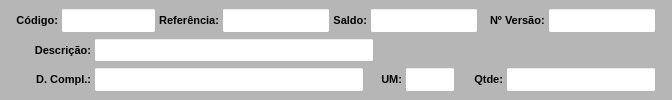
     <widget class="QWidget" name="widget_Cor1" native="true">
      <property name="sizePolicy">
       <sizepolicy hsizetype="Preferred" vsizetype="Preferred">
        <horstretch>0</horstretch>
        <verstretch>0</verstretch>
       </sizepolicy>
      </property>
      <property name="minimumSize">
       <size>
        <width>0</width>
        <height>0</height>
       </size>
      </property>
      <property name="maximumSize">
       <size>
        <width>16777215</width>
        <height>100</height>
       </size>
      </property>
      <property name="font">
       <font>
        <pointsize>8</pointsize>
       </font>
      </property>
      <property name="styleSheet">
       <string notr="true">background-color: rgb(182, 182, 182);</string>
      </property>
      <layout class="QVBoxLayout" name="verticalLayout_2">
       <property name="spacing">
        <number>1</number>
       </property>
       <property name="leftMargin">
        <number>1</number>
       </property>
       <property name="topMargin">
        <number>6</number>
       </property>
       <property name="rightMargin">
        <number>1</number>
       </property>
       <property name="bottomMargin">
        <number>6</number>
       </property>
       <item>
        <widget class="QWidget" name="widget_6" native="true">
         <property name="font">
          <font>
           <pointsize>8</pointsize>
          </font>
         </property>
         <property name="styleSheet">
          <string notr="true"/>
         </property>
         <layout class="QHBoxLayout" name="horizontalLayout_2">
          <property name="spacing">
           <number>3</number>
          </property>
          <property name="leftMargin">
           <number>15</number>
          </property>
          <property name="topMargin">
           <number>2</number>
          </property>
          <property name="rightMargin">
           <number>15</number>
          </property>
          <property name="bottomMargin">
           <number>2</number>
          </property>
          <item>
           <widget class="QLabel" name="label_12">
            <property name="sizePolicy">
             <sizepolicy hsizetype="Preferred" vsizetype="Preferred">
              <horstretch>0</horstretch>
              <verstretch>0</verstretch>
             </sizepolicy>
            </property>
            <property name="minimumSize">
             <size>
              <width>0</width>
              <height>0</height>
             </size>
            </property>
            <property name="maximumSize">
             <size>
              <width>75</width>
              <height>16777215</height>
             </size>
            </property>
            <property name="font">
             <font>
              <pointsize>8</pointsize>
              <weight>75</weight>
              <bold>true</bold>
             </font>
            </property>
            <property name="text">
             <string>Código:</string>
            </property>
            <property name="alignment">
             <set>Qt::AlignRight|Qt::AlignTrailing|Qt::AlignVCenter</set>
            </property>
           </widget>
          </item>
          <item>
           <widget class="QLineEdit" name="line_Codigo">
            <property name="sizePolicy">
             <sizepolicy hsizetype="Preferred" vsizetype="Preferred">
              <horstretch>0</horstretch>
              <verstretch>0</verstretch>
             </sizepolicy>
            </property>
            <property name="maximumSize">
             <size>
              <width>95</width>
              <height>16777215</height>
             </size>
            </property>
            <property name="font">
             <font>
              <pointsize>8</pointsize>
             </font>
            </property>
            <property name="styleSheet">
             <string notr="true">background-color: rgb(255, 255, 255);</string>
            </property>
            <property name="alignment">
             <set>Qt::AlignCenter</set>
            </property>
           </widget>
          </item>
          <item>
           <widget class="QLabel" name="label_16">
            <property name="sizePolicy">
             <sizepolicy hsizetype="Preferred" vsizetype="Preferred">
              <horstretch>0</horstretch>
              <verstretch>0</verstretch>
             </sizepolicy>
            </property>
            <property name="maximumSize">
             <size>
              <width>80</width>
              <height>16777215</height>
             </size>
            </property>
            <property name="font">
             <font>
              <pointsize>8</pointsize>
              <weight>75</weight>
              <bold>true</bold>
             </font>
            </property>
            <property name="text">
             <string>Referência:</string>
            </property>
            <property name="alignment">
             <set>Qt::AlignRight|Qt::AlignTrailing|Qt::AlignVCenter</set>
            </property>
           </widget>
          </item>
          <item>
           <widget class="QLineEdit" name="line_Referencia">
            <property name="sizePolicy">
             <sizepolicy hsizetype="Preferred" vsizetype="Preferred">
              <horstretch>0</horstretch>
              <verstretch>0</verstretch>
             </sizepolicy>
            </property>
            <property name="maximumSize">
             <size>
              <width>250</width>
              <height>16777215</height>
             </size>
            </property>
            <property name="font">
             <font>
              <pointsize>8</pointsize>
             </font>
            </property>
            <property name="styleSheet">
             <string notr="true">background-color: rgb(255, 255, 255);</string>
            </property>
            <property name="readOnly">
             <bool>true</bool>
            </property>
           </widget>
          </item>
          <item>
           <widget class="QLabel" name="label_18">
            <property name="sizePolicy">
             <sizepolicy hsizetype="Preferred" vsizetype="Preferred">
              <horstretch>0</horstretch>
              <verstretch>0</verstretch>
             </sizepolicy>
            </property>
            <property name="maximumSize">
             <size>
              <width>50</width>
              <height>16777215</height>
             </size>
            </property>
            <property name="font">
             <font>
              <pointsize>8</pointsize>
              <weight>75</weight>
              <bold>true</bold>
             </font>
            </property>
            <property name="text">
             <string>Saldo:</string>
            </property>
            <property name="alignment">
             <set>Qt::AlignRight|Qt::AlignTrailing|Qt::AlignVCenter</set>
            </property>
           </widget>
          </item>
          <item>
           <widget class="QLineEdit" name="line_Saldo">
            <property name="sizePolicy">
             <sizepolicy hsizetype="Preferred" vsizetype="Preferred">
              <horstretch>0</horstretch>
              <verstretch>0</verstretch>
             </sizepolicy>
            </property>
            <property name="maximumSize">
             <size>
              <width>150</width>
              <height>16777215</height>
             </size>
            </property>
            <property name="font">
             <font>
              <pointsize>8</pointsize>
             </font>
            </property>
            <property name="cursor">
             <cursorShape>IBeamCursor</cursorShape>
            </property>
            <property name="styleSheet">
             <string notr="true">background-color: rgb(255, 255, 255);</string>
            </property>
            <property name="inputMask">
             <string/>
            </property>
            <property name="text">
             <string/>
            </property>
            <property name="frame">
             <bool>true</bool>
            </property>
            <property name="echoMode">
             <enum>QLineEdit::Normal</enum>
            </property>
            <property name="alignment">
             <set>Qt::AlignCenter</set>
            </property>
            <property name="readOnly">
             <bool>true</bool>
            </property>
           </widget>
          </item>
          <item>
           <widget class="QLabel" name="label_2">
            <property name="font">
             <font>
              <pointsize>8</pointsize>
             </font>
            </property>
            <property name="text">
             <string/>
            </property>
           </widget>
          </item>
          <item>
           <widget class="QLabel" name="label_77">
            <property name="minimumSize">
             <size>
              <width>0</width>
              <height>0</height>
             </size>
            </property>
            <property name="maximumSize">
             <size>
              <width>65</width>
              <height>16777215</height>
             </size>
            </property>
            <property name="font">
             <font>
              <pointsize>8</pointsize>
              <weight>75</weight>
              <bold>true</bold>
             </font>
            </property>
            <property name="text">
             <string>Nº Versão:</string>
            </property>
            <property name="alignment">
             <set>Qt::AlignLeading|Qt::AlignLeft|Qt::AlignVCenter</set>
            </property>
           </widget>
          </item>
          <item>
           <widget class="QLineEdit" name="line_Versao">
            <property name="sizePolicy">
             <sizepolicy hsizetype="Preferred" vsizetype="Preferred">
              <horstretch>0</horstretch>
              <verstretch>0</verstretch>
             </sizepolicy>
            </property>
            <property name="minimumSize">
             <size>
              <width>0</width>
              <height>0</height>
             </size>
            </property>
            <property name="maximumSize">
             <size>
              <width>16777215</width>
              <height>16777215</height>
             </size>
            </property>
            <property name="font">
             <font>
              <pointsize>8</pointsize>
             </font>
            </property>
            <property name="styleSheet">
             <string notr="true">background-color: rgb(255, 255, 255);</string>
            </property>
            <property name="alignment">
             <set>Qt::AlignCenter</set>
            </property>
            <property name="placeholderText">
             <string/>
            </property>
           </widget>
          </item>
         </layout>
        </widget>
       </item>
       <item>
        <widget class="QWidget" name="widget_7" native="true">
         <property name="font">
          <font>
           <pointsize>8</pointsize>
          </font>
         </property>
         <property name="styleSheet">
          <string notr="true"/>
         </property>
         <layout class="QHBoxLayout" name="horizontalLayout_3">
          <property name="spacing">
           <number>3</number>
          </property>
          <property name="leftMargin">
           <number>15</number>
          </property>
          <property name="topMargin">
           <number>2</number>
          </property>
          <property name="rightMargin">
           <number>15</number>
          </property>
          <property name="bottomMargin">
           <number>2</number>
          </property>
          <item>
           <widget class="QLabel" name="label_15">
            <property name="sizePolicy">
             <sizepolicy hsizetype="Preferred" vsizetype="Preferred">
              <horstretch>0</horstretch>
              <verstretch>0</verstretch>
             </sizepolicy>
            </property>
            <property name="minimumSize">
             <size>
              <width>0</width>
              <height>0</height>
             </size>
            </property>
            <property name="maximumSize">
             <size>
              <width>75</width>
              <height>16777215</height>
             </size>
            </property>
            <property name="font">
             <font>
              <pointsize>8</pointsize>
              <weight>75</weight>
              <bold>true</bold>
             </font>
            </property>
            <property name="text">
             <string>Descrição:</string>
            </property>
            <property name="alignment">
             <set>Qt::AlignRight|Qt::AlignTrailing|Qt::AlignVCenter</set>
            </property>
           </widget>
          </item>
          <item>
           <widget class="QLineEdit" name="line_Descricao">
            <property name="sizePolicy">
             <sizepolicy hsizetype="Preferred" vsizetype="Preferred">
              <horstretch>0</horstretch>
              <verstretch>0</verstretch>
             </sizepolicy>
            </property>
            <property name="minimumSize">
             <size>
              <width>0</width>
              <height>0</height>
             </size>
            </property>
            <property name="font">
             <font>
              <pointsize>8</pointsize>
             </font>
            </property>
            <property name="styleSheet">
             <string notr="true">background-color: rgb(255, 255, 255);</string>
            </property>
            <property name="readOnly">
             <bool>true</bool>
            </property>
           </widget>
          </item>
          <item>
           <widget class="QLabel" name="label">
            <property name="maximumSize">
             <size>
              <width>290</width>
              <height>16777215</height>
             </size>
            </property>
            <property name="font">
             <font>
              <pointsize>8</pointsize>
             </font>
            </property>
            <property name="text">
             <string/>
            </property>
           </widget>
          </item>
         </layout>
        </widget>
       </item>
       <item>
        <widget class="QWidget" name="widget_8" native="true">
         <property name="font">
          <font>
           <pointsize>8</pointsize>
          </font>
         </property>
         <property name="styleSheet">
          <string notr="true"/>
         </property>
         <layout class="QHBoxLayout" name="horizontalLayout_4">
          <property name="spacing">
           <number>3</number>
          </property>
          <property name="leftMargin">
           <number>15</number>
          </property>
          <property name="topMargin">
           <number>2</number>
          </property>
          <property name="rightMargin">
           <number>15</number>
          </property>
          <property name="bottomMargin">
           <number>2</number>
          </property>
          <item>
           <widget class="QLabel" name="label_22">
            <property name="sizePolicy">
             <sizepolicy hsizetype="Preferred" vsizetype="Preferred">
              <horstretch>0</horstretch>
              <verstretch>0</verstretch>
             </sizepolicy>
            </property>
            <property name="minimumSize">
             <size>
              <width>0</width>
              <height>0</height>
             </size>
            </property>
            <property name="maximumSize">
             <size>
              <width>75</width>
              <height>16777215</height>
             </size>
            </property>
            <property name="font">
             <font>
              <pointsize>8</pointsize>
              <weight>75</weight>
              <bold>true</bold>
             </font>
            </property>
            <property name="text">
             <string>D. Compl.:</string>
            </property>
            <property name="alignment">
             <set>Qt::AlignRight|Qt::AlignTrailing|Qt::AlignVCenter</set>
            </property>
           </widget>
          </item>
          <item>
           <widget class="QLineEdit" name="line_Compl">
            <property name="sizePolicy">
             <sizepolicy hsizetype="Preferred" vsizetype="Preferred">
              <horstretch>0</horstretch>
              <verstretch>0</verstretch>
             </sizepolicy>
            </property>
            <property name="minimumSize">
             <size>
              <width>0</width>
              <height>0</height>
             </size>
            </property>
            <property name="font">
             <font>
              <pointsize>8</pointsize>
             </font>
            </property>
            <property name="styleSheet">
             <string notr="true">background-color: rgb(255, 255, 255);</string>
            </property>
            <property name="readOnly">
             <bool>true</bool>
            </property>
           </widget>
          </item>
          <item>
           <widget class="QLabel" name="label_19">
            <property name="sizePolicy">
             <sizepolicy hsizetype="Preferred" vsizetype="Preferred">
              <horstretch>0</horstretch>
              <verstretch>0</verstretch>
             </sizepolicy>
            </property>
            <property name="maximumSize">
             <size>
              <width>35</width>
              <height>16777215</height>
             </size>
            </property>
            <property name="font">
             <font>
              <pointsize>8</pointsize>
              <weight>75</weight>
              <bold>true</bold>
             </font>
            </property>
            <property name="text">
             <string>UM:</string>
            </property>
            <property name="alignment">
             <set>Qt::AlignRight|Qt::AlignTrailing|Qt::AlignVCenter</set>
            </property>
           </widget>
          </item>
          <item>
           <widget class="QLineEdit" name="line_UM">
            <property name="sizePolicy">
             <sizepolicy hsizetype="Preferred" vsizetype="Preferred">
              <horstretch>0</horstretch>
              <verstretch>0</verstretch>
             </sizepolicy>
            </property>
            <property name="maximumSize">
             <size>
              <width>50</width>
              <height>16777215</height>
             </size>
            </property>
            <property name="font">
             <font>
              <pointsize>8</pointsize>
             </font>
            </property>
            <property name="cursor">
             <cursorShape>IBeamCursor</cursorShape>
            </property>
            <property name="styleSheet">
             <string notr="true">background-color: rgb(255, 255, 255);</string>
            </property>
            <property name="inputMask">
             <string/>
            </property>
            <property name="text">
             <string/>
            </property>
            <property name="frame">
             <bool>true</bool>
            </property>
            <property name="echoMode">
             <enum>QLineEdit::Normal</enum>
            </property>
            <property name="alignment">
             <set>Qt::AlignCenter</set>
            </property>
            <property name="readOnly">
             <bool>true</bool>
            </property>
           </widget>
          </item>
          <item>
           <widget class="QLabel" name="label_14">
            <property name="sizePolicy">
             <sizepolicy hsizetype="Preferred" vsizetype="Preferred">
              <horstretch>0</horstretch>
              <verstretch>0</verstretch>
             </sizepolicy>
            </property>
            <property name="maximumSize">
             <size>
              <width>45</width>
              <height>16777215</height>
             </size>
            </property>
            <property name="font">
             <font>
              <pointsize>8</pointsize>
              <weight>75</weight>
              <bold>true</bold>
             </font>
            </property>
            <property name="text">
             <string>Qtde:</string>
            </property>
            <property name="alignment">
             <set>Qt::AlignRight|Qt::AlignTrailing|Qt::AlignVCenter</set>
            </property>
           </widget>
          </item>
          <item>
           <widget class="QLineEdit" name="line_Qtde">
            <property name="sizePolicy">
             <sizepolicy hsizetype="Preferred" vsizetype="Preferred">
              <horstretch>0</horstretch>
              <verstretch>0</verstretch>
             </sizepolicy>
            </property>
            <property name="maximumSize">
             <size>
              <width>150</width>
              <height>16777215</height>
             </size>
            </property>
            <property name="font">
             <font>
              <pointsize>8</pointsize>
             </font>
            </property>
            <property name="cursor">
             <cursorShape>IBeamCursor</cursorShape>
            </property>
            <property name="styleSheet">
             <string notr="true">background-color: rgb(255, 255, 255);</string>
            </property>
            <property name="inputMask">
             <string/>
            </property>
            <property name="text">
             <string/>
            </property>
            <property name="frame">
             <bool>true</bool>
            </property>
            <property name="echoMode">
             <enum>QLineEdit::Normal</enum>
            </property>
            <property name="alignment">
             <set>Qt::AlignCenter</set>
            </property>
           </widget>
          </item>
         </layout>
        </widget>
       </item>
      </layout>
     </widget>
